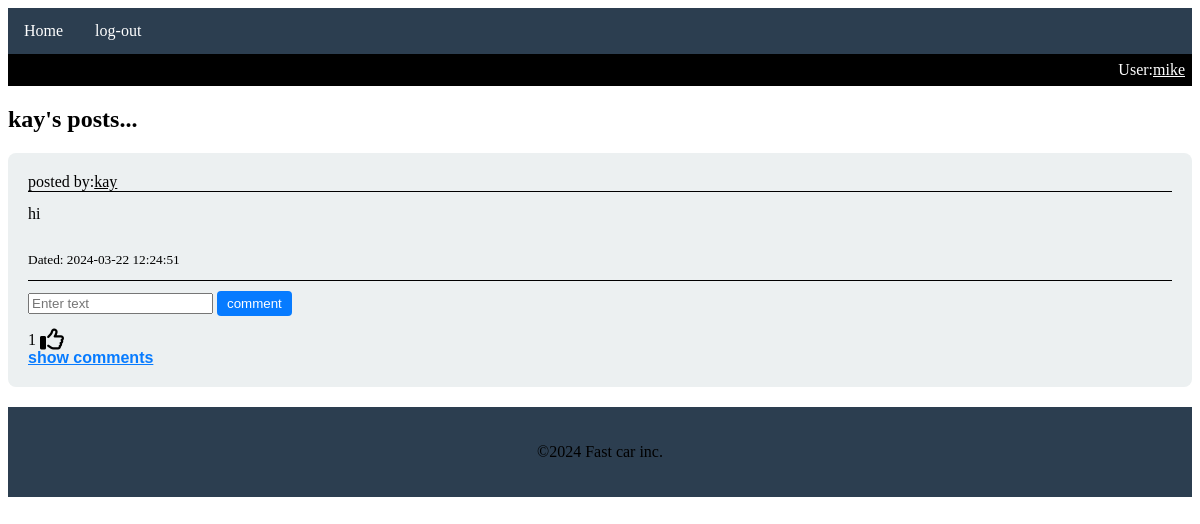
Page /posts/kay (signed in) on the committed database.
### website/models.py (models this page shows)
class User(db.Model, UserMixin):
    id=db.Column(db.Integer, primary_key=True)
    email=db.Column(db.String(150), unique=True)
    username=db.Column(db.String(150), unique=True)
    password=db.Column(db.String(150)) # hashed password
    date_created=db.Column(db.DateTime(timezone=True), default=func.now())
    posts=db.relationship('Post', backref='user', passive_deletes=True)
    comments=db.relationship('Comment', backref='user', passive_deletes=True)
    likes=db.relationship('Like', backref='user', passive_deletes=True)

class Post(db.Model):
    id=db.Column(db.Integer, primary_key=True)
    text=db.Column(db.Text, nullable=False)
    date_created=db.Column(db.DateTime(timezone=True), default=func.now())
    author=db.Column(db.Integer, db.ForeignKey('user.id', ondelete='CASCADE'), nullable=False)
    comments=db.relationship('Comment', backref='post', passive_deletes=True)
    likes=db.relationship('Like', backref='post', passive_deletes=True)

### website/views.py (the view)
@views.route("/posts/<username>")
@login_required
def user_posts(username):
    user_exists=User.query.filter_by(username=username).first()
    if not user_exists:
        flash("User doesn't exist", category='error')
        return redirect(url_for('views.home'))
    posts=user_exists.posts
    return render_template("posts.html", posts=posts, user=current_user, username=username)

### website/__init__.py (called while the page is built)
def create_app():
    app=Flask(__name__)
    app.config['SECRET_KEY']="PROCRASTINATION"
    app.config['SQLALCHEMY_DATABASE_URI']= f'sqlite:///{DB_NAME}'
    db.init_app(app)
    from .views import views
    from .auth import auth
    app.register_blueprint(views, url_prefix="/")
    app.register_blueprint(auth, url_prefix="/")
    from .models import User, Post, Comment, Like
    create_database(app)
    login_manager=LoginManager()
    login_manager.login_view= 'auth.login'
    login_manager.init_app(app)
    '''
    This sets the callback for reloading a user from the session.
    The function you set should take a user ID (a str) and return a user object,
    or None if the user does not exist.
    '''
    @login_manager.user_loader
    def load_user(id):
        return User.query.get(int(id))
    return app

### website/templates/posts.html (shortened to what this page needs)
{% extends "posts_div.html"%}
{% block content %}
<h2>{{username}}'s posts...</h2>
{{ super() }}
{% endblock %}

### website/templates/posts_div.html (shortened to what this page needs)
{% extends "base.html" %}
{% block content %}
<div id="posts">
    {% for post in posts%}
    <div class="card">
        <div class="card-header">
            posted by: <a href="/posts/{{post.user.username}}">{{post.user.username}}</a>
        </div>
        <div class="card-content">
            {{post.text}}
            <br><br>
            <small>Dated: {{post.date_created}}</small>
        </div>
        <div class="card-footer">
            <form class="comment-form" method='POST' action="/create-comment/{{post.id}}">
                <input type="text" id="text" name="text" placeholder="Enter text" required/>
                <button class="comment-btn" type="submit">comment</button>
            </form>
            <div>
                <span id="likes-count-{{post.id}}">{{post.likes|length}}</span>
                {% if user.id in post.likes|map(attribute='author')|list %}
                    <i class="fa-solid fa-thumbs-up fa-xl" id="like-button-{{post.id}}" onclick="likePost({{post.id}})"></i>
                {% else %}
                    <i class="fa-regular fa-thumbs-up fa-xl" id="like-button-{{post.id}}" onclick="likePost({{post.id}})"></i>
                {% endif %}
            </div>
            <div>
                <label for="toggle-comments-{{post.id}}" class="toggle-label">show comments</label>
            </div>
        </div>
    </div>
    {% endfor %}
</div>
{% endblock %}

### website/templates/base.html (shortened to what this page needs)
<!DOCTYPE html>
<html lang="en">
<head>
</head>
<body>
    <nav>
        <ul class="navbar">
            <li><a href="/home">Home</a></li>
            {% if user.is_authenticated %}
                <li><a href="/logout">log-out</a></li>
            {% else %}
                <li><a href="/signup">Sign-up</a></li>
                <li><a href="/login">log-in</a></li>
            {% endif %}
        </ul>
    </nav>
    {% if user.is_authenticated %}
        <div class="User-bar">
            User: <a href="/posts/{{user.username}}">{{user.username}}</a>
        </div>
    {% endif %}
    <div>
        {% block content %}<br>base_template_content<br>{% endblock %}
    </div>
        <footer>
            {% block footer%}
            <p>&copy;2024 Fast car inc.<p>
            {% endblock %}
        </footer>
</body>
</html>

### website/templates/posts_div.html (style rules this page uses)
.card { background-color: #ECF0F1; border-radius: 8px; padding: 20px; margin-bottom: 20px; }
.card-header { border-bottom: 1px solid #000; margin-bottom: 10px; display: flex; }
button { color: white; padding: 5px 10px; border: none; border-radius: 4px; margin-left: auto; margin-bottom: 5px; cursor: pointer; }
.comment-btn { background-color: #077bff; }
.card-content { color: #000; line-height: 1.5; margin-bottom: 10px; }
.card-footer { border-top: 1px solid #000; margin-top: 10px; color: black; }
a, a:visited { text-decoration:underline; color: black; }
.comment-form { margin:auto; margin-left: -10px; border: none; }
.toggle-label { font-family:Arial, Helvetica, sans-serif; cursor: pointer; color: #077bff; font-size: 16px; font-weight: bold; text-decoration: underline; transition: color 0.3s; }

### website/templates/base.html (style rules this page uses)
footer { background-color: #2C3E50; text-align: center; padding: 20px; }
.navbar { list-style-type: none; background-color: #2C3E50; padding: 0; margin: 0; overflow: hidden; }
.navbar li { float: left; }
.navbar a { display: block; padding: 14px 16px; color: white; text-decoration: none; text-align: center; }
.user-bar { background-color: black; color: white; padding: 7px; display: flex; justify-content:flex-end; }
.user-bar a { text-decoration:underline; color: white; }
form { margin-top: 50px; border: 3px solid black; border-radius: 4px; padding-top: 10px; padding-left: 10px; padding-bottom: 10px; }

### rows in the picture
User: username "mike"
User: username "kay"
Post: user.username "kay", text "hi", date_created "2024-03-22 12:24:51", likes|length "1"
